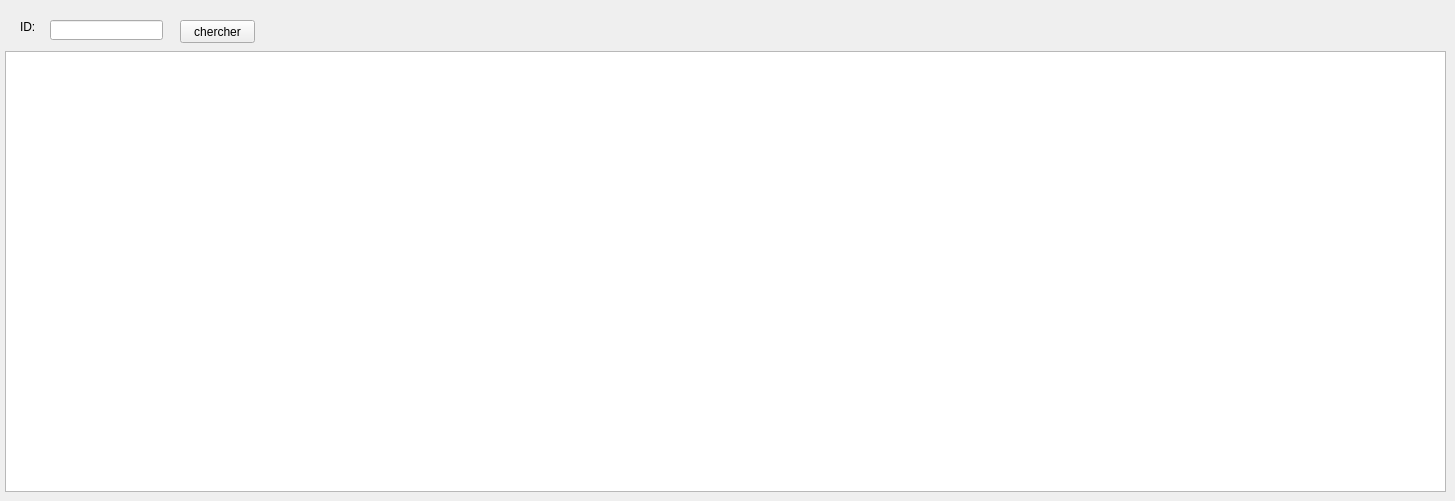
      <widget class="QWidget" name="tab_64">
       <attribute name="title">
        <string>chercher</string>
       </attribute>
       <widget class="QPushButton" name="chercher_compagnie">
        <property name="geometry">
         <rect>
          <x>180</x>
          <y>20</y>
          <width>75</width>
          <height>23</height>
         </rect>
        </property>
        <property name="text">
         <string>chercher</string>
        </property>
       </widget>
       <widget class="QLineEdit" name="lineEdit_rechercher">
        <property name="geometry">
         <rect>
          <x>50</x>
          <y>20</y>
          <width>113</width>
          <height>20</height>
         </rect>
        </property>
       </widget>
       <widget class="QLabel" name="label_90">
        <property name="geometry">
         <rect>
          <x>20</x>
          <y>20</y>
          <width>47</width>
          <height>13</height>
         </rect>
        </property>
        <property name="text">
         <string>ID:</string>
        </property>
       </widget>
       <widget class="QTableView" name="tabrechercher">
        <property name="geometry">
         <rect>
          <x>5</x>
          <y>51</y>
          <width>1441</width>
          <height>441</height>
         </rect>
        </property>
       </widget>
       <widget class="QLabel" name="img4">
        <property name="geometry">
         <rect>
          <x>0</x>
          <y>0</y>
          <width>571</width>
          <height>271</height>
         </rect>
        </property>
        <property name="text">
         <string/>
        </property>
       </widget>
       <zorder>label_90</zorder>
       <zorder>img4</zorder>
       <zorder>chercher_compagnie</zorder>
       <zorder>lineEdit_rechercher</zorder>
       <zorder>tabrechercher</zorder>
      </widget>
